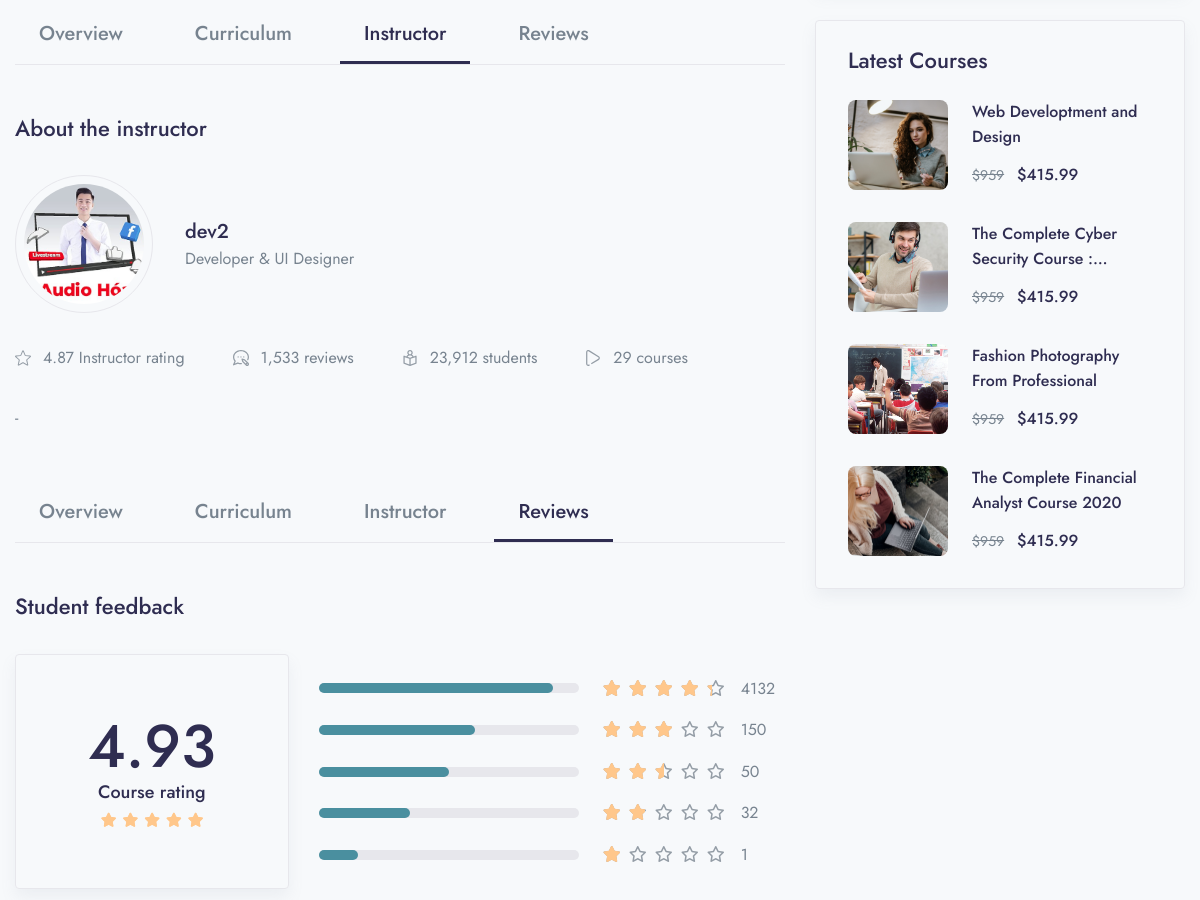
/course/hospital-management-system-using-python-django (signed in, middle part), run on an earlier commit of the app's database.
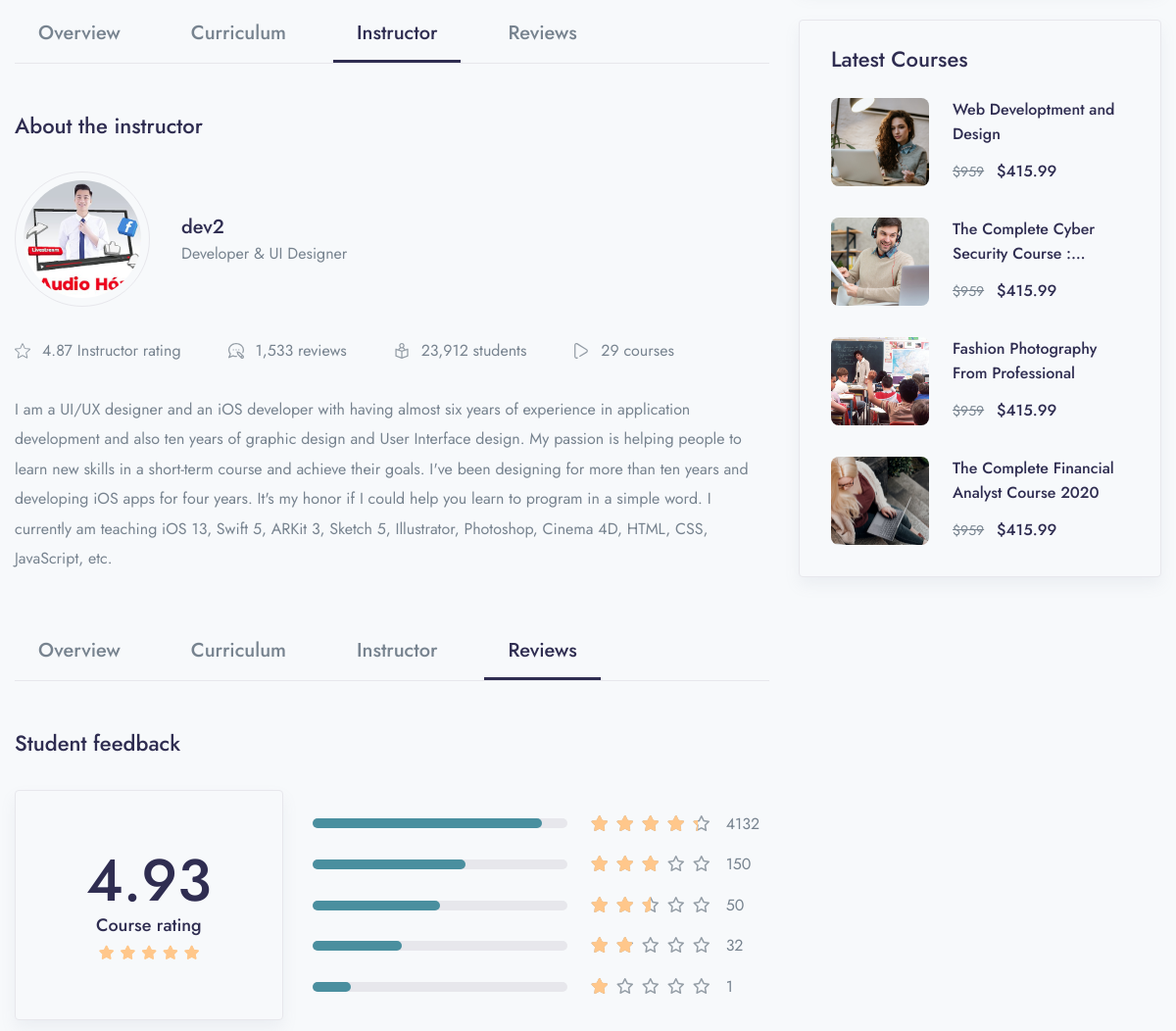
And on a later commit of the database.
### app/models.py (models this page shows, shortened)
class Course(models.Model):
    STATUS = (
        ('PUBLISH','PUBLISH'),
        ('DRAFT', 'DRAFT'),
    )
    featured_image = models.ImageField(upload_to="Media/featured_img",null=True)
    featured_video = models.CharField(max_length=300,null=True)
    title = models.CharField(max_length=500)
    created_at = models.DateField(auto_now_add=True)
    author = models.ForeignKey(Author,on_delete=models.CASCADE,null=True)
    category = models.ForeignKey(Categories,on_delete=models.CASCADE)
    level = models.ForeignKey(Level,on_delete=models.CASCADE,null=True)
    description = models.TextField()
    price = models.IntegerField(null=True,default=0)
    discount = models.IntegerField(null=True)
    language = models.ForeignKey(Language,on_delete=models.CASCADE, null=True)
    Deadline = models.CharField(max_length=100,null=True)
    slug = models.SlugField(default='', max_length=500, null=True, blank=True)
    status = models.CharField(choices=STATUS,max_length=100,null=True)
    Certificate = models.CharField(null=True,max_length=100)

class Author(models.Model):
    author_profile = models.ImageField(upload_to="Media/author")
    name = models.CharField(max_length=100, null=True)
    about_author = models.TextField()

### LMS/views.py (the view)
# urls.py: path('course/<slug:slug>', views.COURSE_DETAILS, name='course_details'),
def COURSE_DETAILS(request, slug):
    category = Categories.get_all_category(Categories)
    time_duration = Video.objects.filter(course__slug=slug).aggregate(sum=Sum('time_duration'))
    course_id = Course.objects.get(slug=slug)
    try:
        check_enroll = UserCource.objects.get(user=request.user, course=course_id)
    except UserCource.DoesNotExist:
        check_enroll = None
    course = Course.objects.filter(slug=slug)
    if course.exists():
        course = course.first()
    else:
        return redirect('404')
    context = {
        'course': course,
        'category': category,
        'time_duration': time_duration,
        'check_enroll': check_enroll,
    }
    return render(request, 'course/course_details.html', context)

### app/models.py (called while the page is built)
    def __str__(self):
        return self.name

    def get_all_category(self):
        return Categories.objects.all().order_by('-id')

### app/templatetags/course_tags.py (called while the page is built)
@register.simple_tag
def discount_calculation(price, discount):
    if discount is None or discount is 0:
        return price
    sellprice = price
    sellprice = price - (price * discount / 100)
    return math.floor(sellprice)

### templates/course/course_details.html (shortened to what the changed rows need)
{% extends 'base.html' %}
{% load static %}
{% load course_tags %}
{% block content %}
    <div class="container">
        <div class="row mb-8">
            <div class="col-lg-8 mb-6 mb-lg-0 position-relative">
                <div id="Instructor" class="mb-8">
                    <ul class="nav course-tab-v1 border-bottom h4 mb-8">
                        <li class="nav-item">
                        </li>
                        <li class="nav-item">
                        </li>
                        <li class="nav-item">
                        </li>
                        <li class="nav-item">
                        </li>
                    </ul>
                    <h3 class="mb-6">About the instructor</h3>
                    <div class="d-flex align-items-center mb-6">
                        <div class="d-inline-block rounded-circle border me-6 p-2">
                            <div class="avatar avatar-size-120">
                                <img src="/{{course.author.author_profile}}" alt="..." class="avatar-img rounded-circle">
                            </div>
                        </div>
                        <div class="media-body">
                            <h4 class="mb-0">{{course.author.name}}</h4>
                            <span> Developer & UI Designer</span>
                        </div>
                    </div>
                    <div class="row mx-xl-n5 mb-6">
                        <div class="col-12 col-md-auto mb-3 mb-md-0 px-xl-5">
                        </div>
                        <div class="col-12 col-md-auto mb-3 mb-md-0 px-xl-5">
                        </div>
                        <div class="col-12 col-md-auto mb-3 mb-md-0 px-xl-5">
                        </div>
                        <div class="col-12 col-md-auto mb-3 mb-md-0 px-xl-5">
                        </div>
                    </div>
                    <p class="mb-6 line-height-md">{{course.author.about_author}}</p>
                </div>
                <div id="Reviews" class="mb-8">
                    <div class="row align-items-center mb-8">
                        <div class="col-md-auto mb-5 mb-md-0">
                            <div class="border rounded shadow d-flex align-items-center justify-content-center px-9 py-8">
                                <div class="m-2 text-center">
                                    <h1 class="display-2 mb-0 fw-medium mb-n1">4.93</h1>
                                </div>
                            </div>
                        </div>
                    </div>
                </div>
            </div>
        </div>
    </div>
{% endblock %}

What changed in the data, as far as the page shows it:
changed through a linked row, Course "dev2": author.about_author "-" → "I am a UI/UX designer and an iOS developer with having almost six years of experience in application development and also ten years of graphic design and User Interface design. My passion is helping people to learn new skills in a short-term course and achieve their goals. I've been designing for more than ten years and developing iOS apps for four years. It's my honor if I could help you learn to program in a simple word. I currently am teaching iOS 13, Swift 5, ARKit 3, Sketch 5, Illustrator, Photoshop, Cinema 4D, HTML, CSS, JavaScript, etc."
